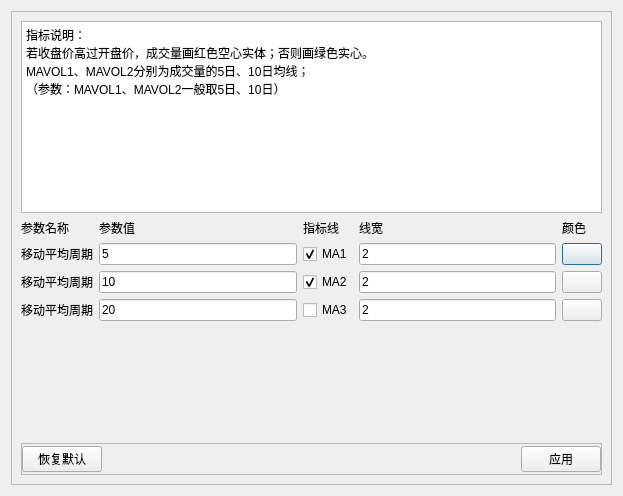
<?xml version="1.0" encoding="UTF-8"?>
<ui version="4.0">
 <class>VolumeSettingDialog</class>
 <widget class="QDialog" name="VolumeSettingDialog">
  <property name="geometry">
   <rect>
    <x>0</x>
    <y>0</y>
    <width>623</width>
    <height>496</height>
   </rect>
  </property>
  <property name="windowTitle">
   <string>指标设置</string>
  </property>
  <layout class="QVBoxLayout" name="verticalLayout_2">
   <item>
    <widget class="QFrame" name="frame_center">
     <property name="frameShape">
      <enum>QFrame::StyledPanel</enum>
     </property>
     <property name="frameShadow">
      <enum>QFrame::Raised</enum>
     </property>
     <layout class="QVBoxLayout" name="verticalLayout">
      <item>
       <widget class="QPlainTextEdit" name="plainTextEdit">
        <property name="sizePolicy">
         <sizepolicy hsizetype="Expanding" vsizetype="Preferred">
          <horstretch>0</horstretch>
          <verstretch>0</verstretch>
         </sizepolicy>
        </property>
        <property name="readOnly">
         <bool>true</bool>
        </property>
        <property name="plainText">
         <string>指标说明：
若收盘价高过开盘价，成交量画红色空心实体；否则画绿色实心。
MAVOL1、MAVOL2分别为成交量的5日、10日均线；
（参数：MAVOL1、MAVOL2一般取5日、10日）
</string>
        </property>
       </widget>
      </item>
      <item>
       <layout class="QGridLayout" name="gridLayout">
        <item row="0" column="0">
         <widget class="QLabel" name="label_title_para_name">
          <property name="text">
           <string>参数名称</string>
          </property>
         </widget>
        </item>
        <item row="0" column="1">
         <widget class="QLabel" name="label_title_para_value">
          <property name="text">
           <string>参数值</string>
          </property>
         </widget>
        </item>
        <item row="0" column="2">
         <widget class="QLabel" name="label_title_indicators">
          <property name="sizePolicy">
           <sizepolicy hsizetype="Preferred" vsizetype="Preferred">
            <horstretch>0</horstretch>
            <verstretch>0</verstretch>
           </sizepolicy>
          </property>
          <property name="text">
           <string>指标线</string>
          </property>
         </widget>
        </item>
        <item row="0" column="3">
         <widget class="QLabel" name="label_title_line_width">
          <property name="text">
           <string>线宽</string>
          </property>
         </widget>
        </item>
        <item row="0" column="4">
         <widget class="QLabel" name="label_title_line_color">
          <property name="text">
           <string>颜色</string>
          </property>
         </widget>
        </item>
        <item row="1" column="0">
         <widget class="QLabel" name="label_title_ma_period">
          <property name="text">
           <string>移动平均周期</string>
          </property>
         </widget>
        </item>
        <item row="1" column="1">
         <widget class="QLineEdit" name="lineEdit_ma_period">
          <property name="text">
           <string>5</string>
          </property>
         </widget>
        </item>
        <item row="1" column="2">
         <widget class="QCheckBox" name="checkBox_ma">
          <property name="text">
           <string>MA1</string>
          </property>
          <property name="checked">
           <bool>true</bool>
          </property>
         </widget>
        </item>
        <item row="1" column="3">
         <widget class="QLineEdit" name="lineEdit_line_width">
          <property name="text">
           <string>2</string>
          </property>
         </widget>
        </item>
        <item row="1" column="4">
         <widget class="QPushButton" name="btn_color">
          <property name="text">
           <string/>
          </property>
         </widget>
        </item>
        <item row="2" column="0">
         <widget class="QLabel" name="label_title_ma_period_1">
          <property name="text">
           <string>移动平均周期</string>
          </property>
         </widget>
        </item>
        <item row="2" column="1">
         <widget class="QLineEdit" name="lineEdit_ma_period_1">
          <property name="text">
           <string>10</string>
          </property>
         </widget>
        </item>
        <item row="2" column="2">
         <widget class="QCheckBox" name="checkBox_ma_1">
          <property name="text">
           <string>MA2</string>
          </property>
          <property name="checked">
           <bool>true</bool>
          </property>
         </widget>
        </item>
        <item row="2" column="3">
         <widget class="QLineEdit" name="lineEdit_line_width_1">
          <property name="text">
           <string>2</string>
          </property>
         </widget>
        </item>
        <item row="2" column="4">
         <widget class="QPushButton" name="btn_color_1">
          <property name="text">
           <string/>
          </property>
         </widget>
        </item>
        <item row="3" column="0">
         <widget class="QLabel" name="label_title_ma_period_2">
          <property name="text">
           <string>移动平均周期</string>
          </property>
         </widget>
        </item>
        <item row="3" column="1">
         <widget class="QLineEdit" name="lineEdit_ma_period_2">
          <property name="text">
           <string>20</string>
          </property>
         </widget>
        </item>
        <item row="3" column="2">
         <widget class="QCheckBox" name="checkBox_ma_2">
          <property name="text">
           <string>MA3</string>
          </property>
         </widget>
        </item>
        <item row="3" column="3">
         <widget class="QLineEdit" name="lineEdit_line_width_2">
          <property name="text">
           <string>2</string>
          </property>
         </widget>
        </item>
        <item row="3" column="4">
         <widget class="QPushButton" name="btn_color_2">
          <property name="text">
           <string/>
          </property>
         </widget>
        </item>
       </layout>
      </item>
      <item>
       <spacer name="verticalSpacer">
        <property name="orientation">
         <enum>Qt::Vertical</enum>
        </property>
        <property name="sizeHint" stdset="0">
         <size>
          <width>20</width>
          <height>40</height>
         </size>
        </property>
       </spacer>
      </item>
      <item>
       <widget class="QFrame" name="frame_title_bottom">
        <property name="minimumSize">
         <size>
          <width>0</width>
          <height>32</height>
         </size>
        </property>
        <property name="maximumSize">
         <size>
          <width>16777215</width>
          <height>32</height>
         </size>
        </property>
        <property name="frameShape">
         <enum>QFrame::StyledPanel</enum>
        </property>
        <property name="frameShadow">
         <enum>QFrame::Raised</enum>
        </property>
        <layout class="QHBoxLayout" name="horizontalLayout_2">
         <property name="leftMargin">
          <number>0</number>
         </property>
         <property name="topMargin">
          <number>0</number>
         </property>
         <property name="rightMargin">
          <number>0</number>
         </property>
         <property name="bottomMargin">
          <number>0</number>
         </property>
         <item>
          <widget class="QPushButton" name="btn_reset">
           <property name="text">
            <string>恢复默认</string>
           </property>
          </widget>
         </item>
         <item>
          <spacer name="horizontalSpacer_2">
           <property name="orientation">
            <enum>Qt::Horizontal</enum>
           </property>
           <property name="sizeHint" stdset="0">
            <size>
             <width>40</width>
             <height>20</height>
            </size>
           </property>
          </spacer>
         </item>
         <item>
          <widget class="QPushButton" name="btn_apply">
           <property name="text">
            <string>应用</string>
           </property>
          </widget>
         </item>
        </layout>
       </widget>
      </item>
     </layout>
    </widget>
   </item>
  </layout>
 </widget>
 <resources/>
 <connections/>
</ui>
